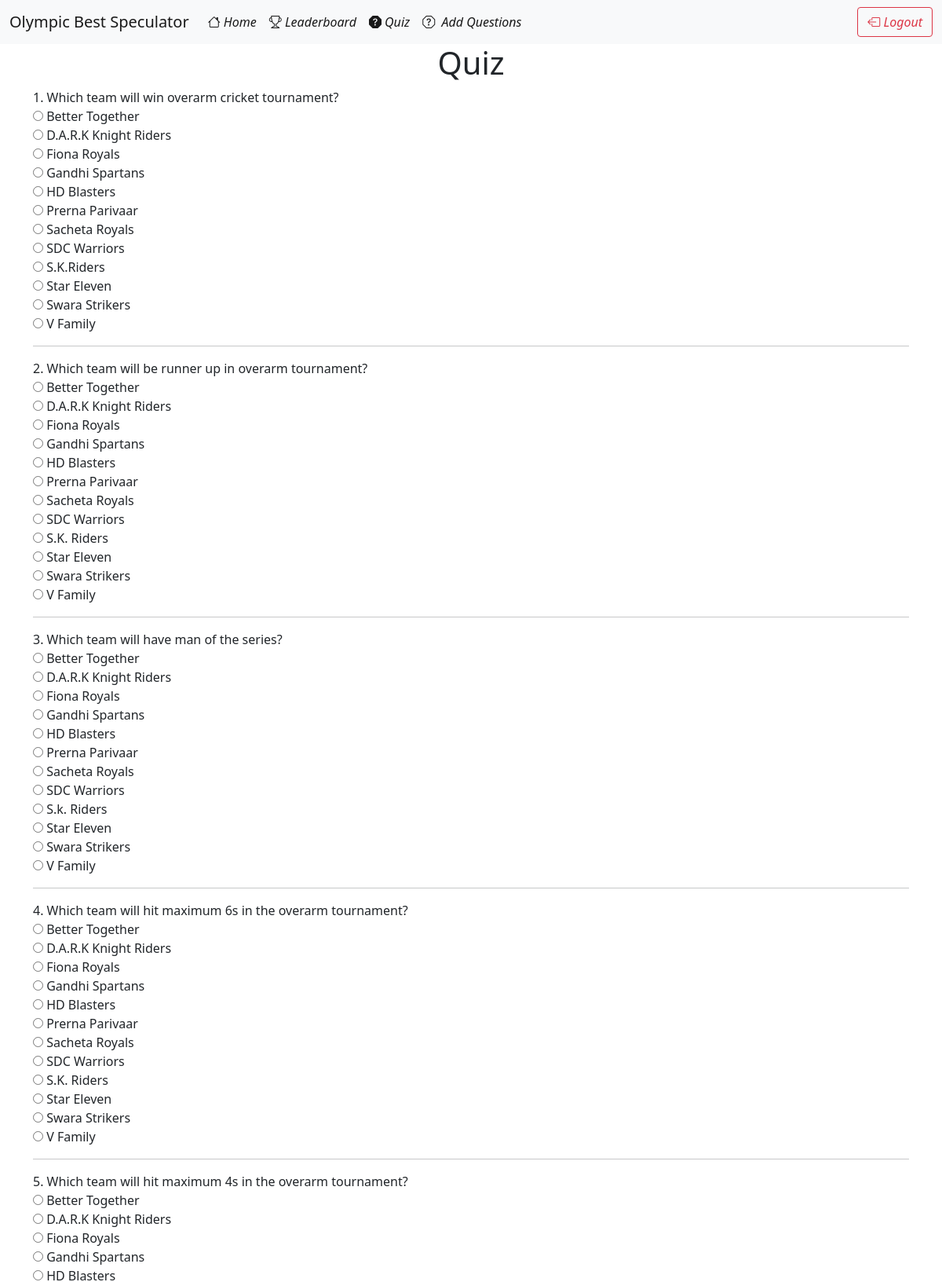
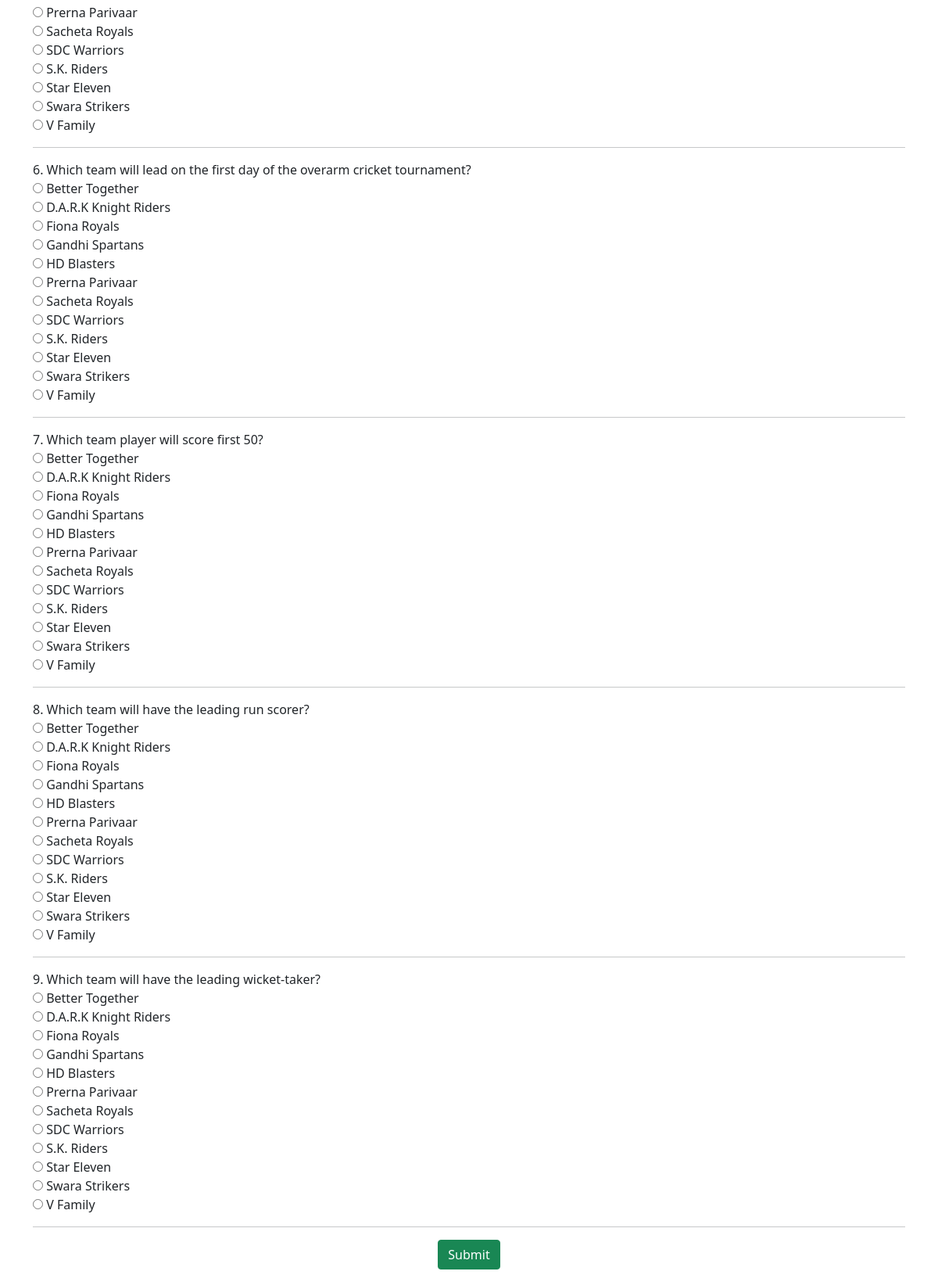
Screenshot of /Admin/Admin.php with the database file from the repository (2 pictures, top to bottom).
### tables this page shows
CREATE TABLE `question` (
  `Id` int(100) NOT NULL,
  `Query` varchar(500) NOT NULL,
  `option1` varchar(100) NOT NULL,
  `option2` varchar(100) NOT NULL,
  `option3` varchar(100) NOT NULL,
  `option4` varchar(100) NOT NULL,
  `option5` varchar(100) NOT NULL,
  `option6` varchar(100) NOT NULL,
  `option7` varchar(100) NOT NULL,
  `option8` varchar(100) NOT NULL,
  `option9` varchar(100) NOT NULL,
  `option10` varchar(100) NOT NULL,
  `option11` varchar(100) NOT NULL,
  `option12` varchar(100) NOT NULL,
  `flag` int(5) NOT NULL,
  `Active` tinyint(5) NOT NULL,
  `EndTime` datetime DEFAULT NULL
);

### Admin/Admin.php (the view, shortened to what this page needs)
<?php
include("Config.php");
include('HeaderForQuiz.php');
$save = $_SESSION['ulogin'];
?>
<!DOCTYPE html>
<html lang="en">
<head>
</head>
<body>
    <div class="container">
        <form method="post">
            <h1 class="text-center">Quiz</h1>
            <?php
            $sql = "SELECT * FROM `question` WHERE `flag` != 1 AND `Id` NOT IN (SELECT `QueId` FROM `answer` WHERE `Username` = '$save')";
            $result = mysqli_query($conn, $sql);
            if ($result && mysqli_num_rows($result) > 0) {
                while ($row = mysqli_fetch_assoc($result)) {
                    echo $row['Id'] . "." . " " . $row['Query'] . "<br>";
                    for ($i = 1; $i <= 12; $i++) {
                        $optionColumnName = "option" . $i;
                        $optionValue = $row[$optionColumnName];
                        if (!empty($optionValue)) {
                            echo "<input type='radio' name='selectedopt" . $row['Id'] . "' value='$optionValue'> $optionValue <br>";
                        }
                    }
                    echo "<hr>";
                }
            } else {
                echo "<script>alert('All questions have been attempted.');</script>";
                echo "<script>document.location='HomepageForAdmin.php';</script>";
            }
            ?>
            <input type="submit" class="btn btn-success my-3" style="display:block; margin:auto" name="submit">
        </form>
    </div>
</body>
</html>

### rows the page displays
question: Id "1", Query "Which team will win overarm cricket tournament?", option1 "Better Together", option2 "D.A.R.K Knight Riders", option3 "Fiona Royals", option4 "Gandhi Spartans", option5 "HD Blasters", option6 "Prerna Parivaar", option7 "Sacheta Royals", option8 "SDC Warriors", option9 "S.K.Riders", option10 "Star Eleven", option11 "Swara Strikers", option12 "V Family"
question: Id "2", Query "Which team will be runner up in overarm tournament?", option1 "Better Together", option2 "D.A.R.K Knight Riders", option3 "Fiona Royals", option4 "Gandhi Spartans", option5 "HD Blasters", option6 "Prerna Parivaar", option7 "Sacheta Royals", option8 "SDC Warriors", option9 "S.K. Riders", option10 "Star Eleven", option11 "Swara Strikers", option12 "V Family"
question: Id "3", Query "Which team will have man of the series?", option1 "Better Together", option2 "D.A.R.K Knight Riders", option3 "Fiona Royals", option4 "Gandhi Spartans", option5 "HD Blasters", option6 "Prerna Parivaar", option7 "Sacheta Royals", option8 "SDC Warriors", option9 "S.k. Riders", option10 "Star Eleven", option11 "Swara Strikers", option12 "V Family"
question: Id "4", Query "Which team will hit maximum 6s in the overarm tournament?", option1 "Better Together", option2 "D.A.R.K Knight Riders", option3 "Fiona Royals", option4 "Gandhi Spartans", option5 "HD Blasters", option6 "Prerna Parivaar", option7 "Sacheta Royals", option8 "SDC Warriors", option9 "S.K. Riders", option10 "Star Eleven", option11 "Swara Strikers", option12 "V Family"
question: Id "5", Query "Which team will hit maximum 4s in the overarm tournament?", option1 "Better Together", option2 "D.A.R.K Knight Riders", option3 "Fiona Royals", option4 "Gandhi Spartans", option5 "HD Blasters", option6 "Prerna Parivaar", option7 "Sacheta Royals", option8 "SDC Warriors", option9 "S.K. Riders", option10 "Star Eleven", option11 "Swara Strikers", option12 "V Family"
question: Id "6", Query "Which team will lead on the first day of the overarm cricket tournament?", option1 "Better Together", option2 "D.A.R.K Knight Riders", option3 "Fiona Royals", option4 "Gandhi Spartans", option5 "HD Blasters", option6 "Prerna Parivaar", option7 "Sacheta Royals", option8 "SDC Warriors", option9 "S.K. Riders", option10 "Star Eleven", option11 "Swara Strikers", option12 "V Family"
question: Id "7", Query "Which team player will score first 50?", option1 "Better Together", option2 "D.A.R.K Knight Riders", option3 "Fiona Royals", option4 "Gandhi Spartans", option5 "HD Blasters", option6 "Prerna Parivaar", option7 "Sacheta Royals", option8 "SDC Warriors", option9 "S.K. Riders", option10 "Star Eleven", option11 "Swara Strikers", option12 "V Family"
question: Id "8", Query "Which team will have the leading run scorer?", option1 "Better Together", option2 "D.A.R.K Knight Riders", option3 "Fiona Royals", option4 "Gandhi Spartans", option5 "HD Blasters", option6 "Prerna Parivaar", option7 "Sacheta Royals", option8 "SDC Warriors", option9 "S.K. Riders", option10 "Star Eleven", option11 "Swara Strikers", option12 "V Family"
question: Id "9", Query "Which team will have the leading wicket-taker?", option1 "Better Together", option2 "D.A.R.K Knight Riders", option3 "Fiona Royals", option4 "Gandhi Spartans", option5 "HD Blasters", option6 "Prerna Parivaar", option7 "Sacheta Royals", option8 "SDC Warriors", option9 "S.K. Riders", option10 "Star Eleven", option11 "Swara Strikers", option12 "V Family"
